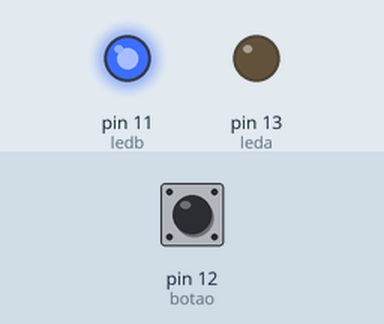
This sketch was run on a simulated Arduino Uno, built with avr-gcc and run on an emulated ATmega328P. On the bench: output pins drawn as LEDs (lit = HIGH). Inputs (shaded band) come from the test bench; at power-on: pin 12 (botao) LOW.

Above: at 1.2 s.
1.3 s: pin 12 (botao) pulled HIGH for 0.15 s
At 2.3 s:
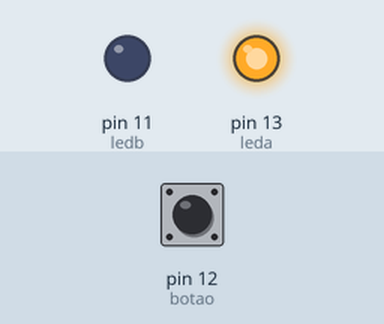
Timing chart, 0 to 4.3 s (numbered marks = the images above; inputs shaded):
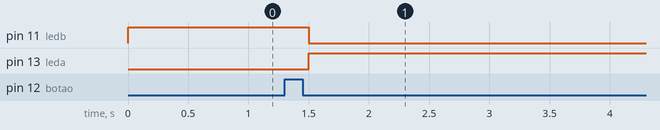

The sketch:

on_off_RGB_2.ino
```cpp
// versão teste 1a
int leda=13;      // led no pino 13
int ledb=11;      // led no pino 13
int botao=12;  // botão no pino 12
int ledred=10; //led RGB
int ledgreen=9; //led RGB
int ledblue=8; //led RGB
int var=0;       // valor instantaneo enviado pelo botão
int var2=0;     // valor guardado
int estado=0;  // guarda o valor 0 ou 1 (HIGH ou LOW)
void setup()
{
  pinMode(leda,OUTPUT);  // off leds_power
  pinMode(ledb,OUTPUT);  // on leds_power
  pinMode(botao,INPUT);  //change estado
}
/*while (condição) {
  // código a ser executado repetidamente
}*/
void RGB()
{
  digitalWrite(ledred, HIGH); // liga RED
  digitalWrite(ledgreen, LOW); // desliga GREEN
  digitalWrite(ledblue, LOW); // desliga BLUE
  delay(1000);
  digitalWrite(ledred, LOW); // desliga RED
  digitalWrite(ledgreen, HIGH); // liga GREEN
  digitalWrite(ledblue, LOW); // desliga BLUE
  delay(1000);
  digitalWrite(ledred, LOW); // desliga RED
  digitalWrite(ledgreen, LOW); // desliga GREEN
  digitalWrite(ledblue, HIGH); // liga BLUE
  delay(1000);
}
void noRGB()
{
  digitalWrite(ledred, LOW); // liga RED
  digitalWrite(ledgreen, LOW); // desliga GREEN
  digitalWrite(ledblue, LOW); // desliga BLUE
  }
void loop()
{
  var=digitalRead(botao); // ler o valor enviado pelo botão: "HIGH" ou "LOW"
  if ((var == HIGH) && (var2 == LOW)) {
    estado = 1 - estado;
    delay(200); // de-bouncing
  }
  var2=var;
  if (estado == 1) {
    digitalWrite(leda, HIGH); // liga verde
    digitalWrite(ledb, LOW); // desliga vermelho
    delay(500);
    RGB();
  }
  else
  {
    digitalWrite(leda, LOW);  // desliga verde
    digitalWrite(ledb, HIGH);  // liga vermelho
    noRGB();
  }
}
```

Measured:
- after the input at 1.3 s, pin 11 (ledb): HIGH → LOW after 0.20 s; pin 13 (leda): LOW → HIGH after 0.20 s
